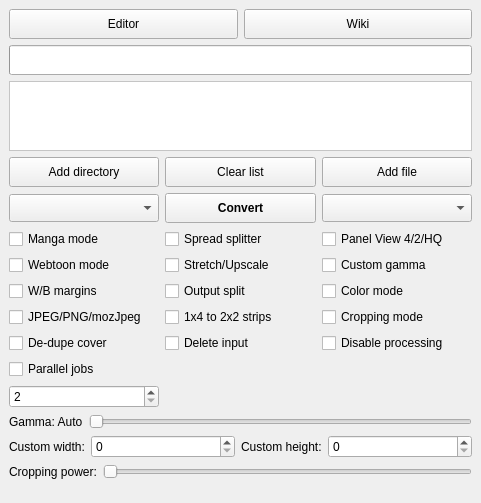
<?xml version="1.0" encoding="UTF-8"?>
<ui version="4.0">
 <class>mainWindow</class>
 <widget class="QMainWindow" name="mainWindow">
  <property name="geometry">
   <rect>
    <x>0</x>
    <y>0</y>
    <width>481</width>
    <height>400</height>
   </rect>
  </property>
  <property name="windowTitle">
   <string>Kindle Comic Converter</string>
  </property>
  <property name="windowIcon">
   <iconset resource="KCC.qrc">
    <normaloff>:/Icon/icons/comic2ebook.png</normaloff>:/Icon/icons/comic2ebook.png</iconset>
  </property>
  <widget class="QWidget" name="centralWidget">
   <layout class="QGridLayout" name="gridLayout">
    <property name="bottomMargin">
     <number>5</number>
    </property>
    <item row="5" column="0" colspan="2">
     <widget class="QWidget" name="optionWidget" native="true">
      <layout class="QGridLayout" name="gridLayout_2">
       <property name="leftMargin">
        <number>0</number>
       </property>
       <property name="topMargin">
        <number>0</number>
       </property>
       <property name="rightMargin">
        <number>0</number>
       </property>
       <property name="bottomMargin">
        <number>0</number>
       </property>
       <item row="0" column="2">
        <widget class="QCheckBox" name="qualityBox">
         <property name="toolTip">
          <string>&lt;html&gt;&lt;head/&gt;&lt;body&gt;&lt;p style='white-space:pre'&gt;&lt;span style=&quot; font-weight:600; text-decoration: underline;&quot;&gt;Unchecked - 4 panels&lt;br/&gt;&lt;/span&gt;Zoom each corner separately.&lt;/p&gt;&lt;p style='white-space:pre'&gt;&lt;span style=&quot; font-weight:600; text-decoration: underline;&quot;&gt;Indeterminate - 2 panels&lt;br/&gt;&lt;/span&gt;Zoom only the top and bottom of the page.&lt;/p&gt;&lt;p&gt;&lt;span style=&quot; font-weight:600; text-decoration: underline;&quot;&gt;Checked - 4 high-quality panels&lt;br/&gt;&lt;/span&gt;Zoom each corner separately. Try to increase the quality of magnification. Check wiki for more details.&lt;/p&gt;&lt;/body&gt;&lt;/html&gt;</string>
         </property>
         <property name="text">
          <string>Panel View 4/2/HQ</string>
         </property>
         <property name="tristate">
          <bool>true</bool>
         </property>
        </widget>
       </item>
       <item row="4" column="1">
        <widget class="QCheckBox" name="deleteBox">
         <property name="toolTip">
          <string>Delete input file(s) or directory. It's not recoverable!</string>
         </property>
         <property name="text">
          <string>Delete input</string>
         </property>
        </widget>
       </item>
       <item row="3" column="1">
        <widget class="QCheckBox" name="maximizeStrips">
         <property name="toolTip">
          <string>&lt;html&gt;&lt;head/&gt;&lt;body&gt;&lt;p&gt;&lt;span style=&quot; font-weight:600; text-decoration: underline;&quot;&gt;Unchecked - 1x4&lt;br/&gt;&lt;/span&gt;Keep format 1x4 panels strips.&lt;/p&gt;&lt;p&gt;&lt;span style=&quot; font-weight:600; text-decoration: underline;&quot;&gt;Checked - 2x2&lt;br/&gt;&lt;/span&gt;Turn 1x4 strips to 2x2 to maximize screen usage.&lt;/p&gt;&lt;/body&gt;&lt;/html&gt;</string>
         </property>
         <property name="text">
          <string>1x4 to 2x2 strips</string>
         </property>
        </widget>
       </item>
       <item row="1" column="2">
        <widget class="QCheckBox" name="gammaBox">
         <property name="toolTip">
          <string>&lt;html&gt;&lt;head/&gt;&lt;body&gt;&lt;p style='white-space:pre'&gt;Disable automatic gamma correction.&lt;/p&gt;&lt;/body&gt;&lt;/html&gt;</string>
         </property>
         <property name="text">
          <string>Custom gamma</string>
         </property>
        </widget>
       </item>
       <item row="2" column="0">
        <widget class="QCheckBox" name="borderBox">
         <property name="toolTip">
          <string>&lt;html&gt;&lt;head/&gt;&lt;body&gt;&lt;p&gt;&lt;span style=&quot; font-weight:600; text-decoration: underline;&quot;&gt;Unchecked - Autodetection&lt;br/&gt;&lt;/span&gt;The color of margins fill will be detected automatically.&lt;/p&gt;&lt;p&gt;&lt;span style=&quot; font-weight:600; text-decoration: underline;&quot;&gt;Indeterminate - White&lt;br/&gt;&lt;/span&gt;Margins will be filled with white color.&lt;/p&gt;&lt;p&gt;&lt;span style=&quot; font-weight:600; text-decoration: underline;&quot;&gt;Checked - Black&lt;br/&gt;&lt;/span&gt;Margins will be filled with black color.&lt;/p&gt;&lt;/body&gt;&lt;/html&gt;</string>
         </property>
         <property name="text">
          <string>W/B margins</string>
         </property>
         <property name="tristate">
          <bool>true</bool>
         </property>
        </widget>
       </item>
       <item row="1" column="0">
        <widget class="QCheckBox" name="webtoonBox">
         <property name="toolTip">
          <string>&lt;html&gt;&lt;head/&gt;&lt;body&gt;&lt;p style='white-space:pre'&gt;Enable special parsing mode for Korean Webtoons.&lt;/p&gt;&lt;/body&gt;&lt;/html&gt;</string>
         </property>
         <property name="text">
          <string>Webtoon mode</string>
         </property>
        </widget>
       </item>
       <item row="1" column="1">
        <widget class="QCheckBox" name="upscaleBox">
         <property name="toolTip">
          <string>&lt;html&gt;&lt;head/&gt;&lt;body&gt;&lt;p&gt;&lt;span style=&quot; font-weight:600; text-decoration: underline;&quot;&gt;Unchecked - Nothing&lt;br/&gt;&lt;/span&gt;Images smaller than device resolution will not be resized.&lt;/p&gt;&lt;p&gt;&lt;span style=&quot; font-weight:600; text-decoration: underline;&quot;&gt;Indeterminate - Stretching&lt;br/&gt;&lt;/span&gt;Images smaller than device resolution will be resized. Aspect ratio will be not preserved.&lt;/p&gt;&lt;p&gt;&lt;span style=&quot; font-weight:600; text-decoration: underline;&quot;&gt;Checked - Upscaling&lt;br/&gt;&lt;/span&gt;Images smaller than device resolution will be resized. Aspect ratio will be preserved.&lt;/p&gt;&lt;/body&gt;&lt;/html&gt;</string>
         </property>
         <property name="text">
          <string>Stretch/Upscale</string>
         </property>
         <property name="tristate">
          <bool>true</bool>
         </property>
        </widget>
       </item>
       <item row="0" column="0">
        <widget class="QCheckBox" name="mangaBox">
         <property name="toolTip">
          <string>&lt;html&gt;&lt;head/&gt;&lt;body&gt;&lt;p style='white-space:pre'&gt;Enable right-to-left reading.&lt;/p&gt;&lt;/body&gt;&lt;/html&gt;</string>
         </property>
         <property name="text">
          <string>Manga mode</string>
         </property>
        </widget>
       </item>
       <item row="0" column="1">
        <widget class="QCheckBox" name="rotateBox">
         <property name="toolTip">
          <string>&lt;html&gt;&lt;head/&gt;&lt;body&gt;&lt;p&gt;&lt;span style=&quot; font-weight:600; text-decoration: underline;&quot;&gt;Unchecked - Split&lt;br/&gt;&lt;/span&gt;Double page spreads will be cut into two separate pages.&lt;/p&gt;&lt;p&gt;&lt;span style=&quot; font-weight:600; text-decoration: underline;&quot;&gt;Indeterminate - Rotate and split&lt;br/&gt;&lt;/span&gt;Double page spreads will be displayed twice. First rotated and then split. &lt;/p&gt;&lt;p&gt;&lt;span style=&quot; font-weight:600; text-decoration: underline;&quot;&gt;Checked - Rotate&lt;br/&gt;&lt;/span&gt;Double page spreads will be rotated.&lt;/p&gt;&lt;/body&gt;&lt;/html&gt;</string>
         </property>
         <property name="text">
          <string>Spread splitter</string>
         </property>
         <property name="tristate">
          <bool>true</bool>
         </property>
        </widget>
       </item>
       <item row="3" column="2">
        <widget class="QCheckBox" name="croppingBox">
         <property name="toolTip">
          <string>&lt;html&gt;&lt;head/&gt;&lt;body&gt;&lt;p&gt;&lt;span style=&quot; font-weight:600; text-decoration: underline;&quot;&gt;Unchecked - Disabled&lt;/span&gt;&lt;/p&gt;&lt;p&gt;Disabled&lt;/p&gt;&lt;p&gt;&lt;span style=&quot; font-weight:600; text-decoration: underline;&quot;&gt;Indeterminate - Margins&lt;br/&gt;&lt;/span&gt;Margins&lt;/p&gt;&lt;p&gt;&lt;span style=&quot; font-weight:600; text-decoration: underline;&quot;&gt;Checked - Margins + page numbers&lt;br/&gt;&lt;/span&gt;Margins +page numbers&lt;/p&gt;&lt;/body&gt;&lt;/html&gt;</string>
         </property>
         <property name="text">
          <string>Cropping mode</string>
         </property>
         <property name="tristate">
          <bool>true</bool>
         </property>
        </widget>
       </item>
       <item row="2" column="1">
        <widget class="QCheckBox" name="outputSplit">
         <property name="toolTip">
          <string>&lt;html&gt;&lt;head/&gt;&lt;body&gt;&lt;p style='white-space:pre'&gt;&lt;span style=&quot; font-weight:600; text-decoration: underline;&quot;&gt;Unchecked - Automatic mode&lt;br/&gt;&lt;/span&gt;The output will be split automatically.&lt;/p&gt;&lt;p style='white-space:pre'&gt;&lt;span style=&quot; font-weight:600; text-decoration: underline;&quot;&gt;Checked - Volume mode&lt;br/&gt;&lt;/span&gt;Every subdirectory will be considered as a separate volume.&lt;/p&gt;&lt;/body&gt;&lt;/html&gt;</string>
         </property>
         <property name="text">
          <string>Output split</string>
         </property>
        </widget>
       </item>
       <item row="3" column="0">
        <widget class="QCheckBox" name="mozJpegBox">
         <property name="toolTip">
          <string>&lt;html&gt;&lt;head/&gt;&lt;body&gt;&lt;p&gt;&lt;span style=&quot; font-weight:600; text-decoration: underline;&quot;&gt;Unchecked - JPEG&lt;br/&gt;&lt;/span&gt;Use JPEG files&lt;/p&gt;&lt;p&gt;&lt;span style=&quot; font-weight:600; text-decoration: underline;&quot;&gt;Indeterminate - force PNG&lt;br/&gt;&lt;/span&gt;Create PNG files instead JPEG&lt;/p&gt;&lt;p&gt;&lt;span style=&quot; font-weight:600; text-decoration: underline;&quot;&gt;Checked - mozJpeg&lt;br/&gt;&lt;/span&gt;10-20% smaller JPEG file, with the same image quality, but processing time multiplied by 2&lt;/p&gt;&lt;/body&gt;&lt;/html&gt;</string>
         </property>
         <property name="text">
          <string>JPEG/PNG/mozJpeg</string>
         </property>
         <property name="tristate">
          <bool>true</bool>
         </property>
        </widget>
       </item>
       <item row="2" column="2">
        <widget class="QCheckBox" name="colorBox">
         <property name="toolTip">
          <string>&lt;html&gt;&lt;head/&gt;&lt;body&gt;&lt;p style='white-space:pre'&gt;Disable conversion to grayscale.&lt;/p&gt;&lt;/body&gt;&lt;/html&gt;</string>
         </property>
         <property name="text">
          <string>Color mode</string>
         </property>
        </widget>
       </item>
       <item row="4" column="2">
        <widget class="QCheckBox" name="disableProcessingBox">
         <property name="toolTip">
          <string>&lt;html&gt;&lt;head/&gt;&lt;body&gt;&lt;pre style=&quot; margin-top:12px; margin-bottom:12px; margin-left:0px; margin-right:0px; -qt-block-indent:0; text-indent:0px;&quot;&gt;Do not process any image, ignore profile and processing options&lt;/pre&gt;&lt;/body&gt;&lt;/html&gt;</string>
         </property>
         <property name="text">
          <string>Disable processing</string>
         </property>
        </widget>
       </item>
       <item row="4" column="0">
        <widget class="QCheckBox" name="dedupeCoverBox">
         <property name="toolTip">
          <string>&lt;html&gt;&lt;head/&gt;&lt;body&gt;&lt;p&gt;Don't duplicate the first page as the cover. Useful for 2 page spread alignment.&lt;/p&gt;&lt;/body&gt;&lt;/html&gt;</string>
         </property>
         <property name="text">
          <string>De-dupe cover</string>
         </property>
        </widget>
       </item>
       <item row="5" column="0">
        <widget class="QCheckBox" name="parallelBox">
         <property name="toolTip">
          <string>&lt;html&gt;&lt;head/&gt;&lt;body&gt;&lt;p&gt;Process multiple files concurrently.&lt;/p&gt;&lt;/body&gt;&lt;/html&gt;</string>
         </property>
         <property name="text">
          <string>Parallel jobs</string>
         </property>
        </widget>
       </item>
       <item row="6" column="0">
        <widget class="QSpinBox" name="parallelTasksBox">
         <property name="toolTip">
          <string>&lt;html&gt;&lt;head/&gt;&lt;body&gt;&lt;p&gt;Number of files to process concurrently.&lt;/p&gt;&lt;/body&gt;&lt;/html&gt;</string>
         </property>
         <property name="minimum">
          <number>2</number>
         </property>
         <property name="maximum">
          <number>10</number>
         </property>
        </widget>
       </item>
      </layout>
     </widget>
    </item>
    <item row="6" column="0" colspan="2">
     <widget class="QWidget" name="gammaWidget" native="true">
      <property name="visible">
       <bool>false</bool>
      </property>
      <layout class="QHBoxLayout" name="horizontalLayout_2">
       <property name="leftMargin">
        <number>0</number>
       </property>
       <property name="topMargin">
        <number>0</number>
       </property>
       <property name="rightMargin">
        <number>0</number>
       </property>
       <property name="bottomMargin">
        <number>0</number>
       </property>
       <item>
        <widget class="QLabel" name="gammaLabel">
         <property name="text">
          <string>Gamma: Auto</string>
         </property>
        </widget>
       </item>
       <item>
        <widget class="QSlider" name="gammaSlider">
         <property name="maximum">
          <number>250</number>
         </property>
         <property name="singleStep">
          <number>5</number>
         </property>
         <property name="orientation">
          <enum>Qt::Orientation::Horizontal</enum>
         </property>
        </widget>
       </item>
      </layout>
     </widget>
    </item>
    <item row="8" column="0" colspan="2">
     <widget class="QWidget" name="croppingWidget" native="true">
      <property name="visible">
       <bool>false</bool>
      </property>
      <layout class="QHBoxLayout" name="horizontalLayout_3">
       <property name="leftMargin">
        <number>0</number>
       </property>
       <property name="topMargin">
        <number>0</number>
       </property>
       <property name="rightMargin">
        <number>0</number>
       </property>
       <property name="bottomMargin">
        <number>0</number>
       </property>
       <item>
        <widget class="QLabel" name="croppingPowerLabel">
         <property name="text">
          <string>Cropping power:</string>
         </property>
        </widget>
       </item>
       <item>
        <widget class="QSlider" name="croppingPowerSlider">
         <property name="maximum">
          <number>300</number>
         </property>
         <property name="singleStep">
          <number>1</number>
         </property>
         <property name="orientation">
          <enum>Qt::Orientation::Horizontal</enum>
         </property>
        </widget>
       </item>
      </layout>
     </widget>
    </item>
    <item row="3" column="0" colspan="2">
     <widget class="QWidget" name="buttonWidget" native="true">
      <property name="sizePolicy">
       <sizepolicy hsizetype="Preferred" vsizetype="Fixed">
        <horstretch>0</horstretch>
        <verstretch>0</verstretch>
       </sizepolicy>
      </property>
      <layout class="QGridLayout" name="gridLayout_4">
       <property name="leftMargin">
        <number>0</number>
       </property>
       <property name="topMargin">
        <number>0</number>
       </property>
       <property name="rightMargin">
        <number>0</number>
       </property>
       <property name="bottomMargin">
        <number>0</number>
       </property>
       <item row="0" column="0">
        <widget class="QPushButton" name="directoryButton">
         <property name="minimumSize">
          <size>
           <width>0</width>
           <height>30</height>
          </size>
         </property>
         <property name="toolTip">
          <string>&lt;html&gt;&lt;head/&gt;&lt;body&gt;&lt;p style='white-space:pre'&gt;Add directory containing JPG, PNG or GIF files to queue.&lt;br/&gt;&lt;span style=&quot; font-weight:600;&quot;&gt;CBR, CBZ and CB7 files inside will not be processed!&lt;/span&gt;&lt;/p&gt;&lt;/body&gt;&lt;/html&gt;</string>
         </property>
         <property name="text">
          <string>Add directory</string>
         </property>
         <property name="icon">
          <iconset resource="KCC.qrc">
           <normaloff>:/Other/icons/folder_new.png</normaloff>:/Other/icons/folder_new.png</iconset>
         </property>
        </widget>
       </item>
       <item row="0" column="3">
        <widget class="QPushButton" name="fileButton">
         <property name="minimumSize">
          <size>
           <width>0</width>
           <height>30</height>
          </size>
         </property>
         <property name="toolTip">
          <string>&lt;html&gt;&lt;head/&gt;&lt;body&gt;&lt;p style='white-space:pre'&gt;Add CBR, CBZ, CB7 or PDF file to queue.&lt;/p&gt;&lt;/body&gt;&lt;/html&gt;</string>
         </property>
         <property name="text">
          <string>Add file</string>
         </property>
         <property name="icon">
          <iconset resource="KCC.qrc">
           <normaloff>:/Other/icons/document_new.png</normaloff>:/Other/icons/document_new.png</iconset>
         </property>
        </widget>
       </item>
       <item row="1" column="0">
        <widget class="QComboBox" name="deviceBox">
         <property name="minimumSize">
          <size>
           <width>0</width>
           <height>28</height>
          </size>
         </property>
         <property name="toolTip">
          <string>&lt;html&gt;&lt;head/&gt;&lt;body&gt;&lt;p style='white-space:pre'&gt;Target device.&lt;/p&gt;&lt;/body&gt;&lt;/html&gt;</string>
         </property>
        </widget>
       </item>
       <item row="1" column="3">
        <widget class="QComboBox" name="formatBox">
         <property name="minimumSize">
          <size>
           <width>0</width>
           <height>28</height>
          </size>
         </property>
         <property name="toolTip">
          <string>&lt;html&gt;&lt;head/&gt;&lt;body&gt;&lt;p style='white-space:pre'&gt;Output format.&lt;/p&gt;&lt;/body&gt;&lt;/html&gt;</string>
         </property>
        </widget>
       </item>
       <item row="1" column="2">
        <widget class="QPushButton" name="convertButton">
         <property name="minimumSize">
          <size>
           <width>0</width>
           <height>30</height>
          </size>
         </property>
         <property name="font">
          <font>
           <bold>true</bold>
          </font>
         </property>
         <property name="toolTip">
          <string>&lt;html&gt;&lt;head/&gt;&lt;body&gt;&lt;p style='white-space:pre'&gt;Shift+Click to select the output directory.&lt;/p&gt;&lt;/body&gt;&lt;/html&gt;</string>
         </property>
         <property name="text">
          <string>Convert</string>
         </property>
         <property name="icon">
          <iconset resource="KCC.qrc">
           <normaloff>:/Other/icons/convert.png</normaloff>:/Other/icons/convert.png</iconset>
         </property>
        </widget>
       </item>
       <item row="0" column="2">
        <widget class="QPushButton" name="clearButton">
         <property name="minimumSize">
          <size>
           <width>0</width>
           <height>30</height>
          </size>
         </property>
         <property name="text">
          <string>Clear list</string>
         </property>
         <property name="icon">
          <iconset resource="KCC.qrc">
           <normaloff>:/Other/icons/clear.png</normaloff>:/Other/icons/clear.png</iconset>
         </property>
        </widget>
       </item>
      </layout>
      <zorder>directoryButton</zorder>
      <zorder>clearButton</zorder>
      <zorder>fileButton</zorder>
      <zorder>deviceBox</zorder>
      <zorder>convertButton</zorder>
      <zorder>formatBox</zorder>
     </widget>
    </item>
    <item row="0" column="0" colspan="2">
     <widget class="QWidget" name="toolWidget" native="true">
      <layout class="QHBoxLayout" name="horizontalLayout">
       <property name="leftMargin">
        <number>0</number>
       </property>
       <property name="topMargin">
        <number>0</number>
       </property>
       <property name="rightMargin">
        <number>0</number>
       </property>
       <property name="bottomMargin">
        <number>0</number>
       </property>
       <item>
        <widget class="QPushButton" name="editorButton">
         <property name="minimumSize">
          <size>
           <width>0</width>
           <height>30</height>
          </size>
         </property>
         <property name="toolTip">
          <string>&lt;html&gt;&lt;head/&gt;&lt;body&gt;&lt;p style='white-space:pre'&gt;Shift+Click to edit directory.&lt;/p&gt;&lt;/body&gt;&lt;/html&gt;</string>
         </property>
         <property name="text">
          <string>Editor</string>
         </property>
         <property name="icon">
          <iconset resource="KCC.qrc">
           <normaloff>:/Other/icons/editor.png</normaloff>:/Other/icons/editor.png</iconset>
         </property>
        </widget>
       </item>
       <item>
        <widget class="QPushButton" name="wikiButton">
         <property name="minimumSize">
          <size>
           <width>0</width>
           <height>30</height>
          </size>
         </property>
         <property name="text">
          <string>Wiki</string>
         </property>
         <property name="icon">
          <iconset resource="KCC.qrc">
           <normaloff>:/Other/icons/wiki.png</normaloff>:/Other/icons/wiki.png</iconset>
         </property>
        </widget>
       </item>
      </layout>
     </widget>
    </item>
    <item row="2" column="0" colspan="2">
     <widget class="QListWidget" name="jobList">
      <property name="styleSheet">
       <string notr="true">QListWidget#jobList {background:#ffffff;background-image:url(:/Other/icons/list_background.png);background-position:center center;background-repeat:no-repeat;color:rgb(0,0,0);}</string>
      </property>
      <property name="selectionMode">
       <enum>QAbstractItemView::SelectionMode::NoSelection</enum>
      </property>
      <property name="verticalScrollMode">
       <enum>QAbstractItemView::ScrollMode::ScrollPerPixel</enum>
      </property>
      <property name="horizontalScrollMode">
       <enum>QAbstractItemView::ScrollMode::ScrollPerPixel</enum>
      </property>
     </widget>
    </item>
    <item row="1" column="0" colspan="2">
     <widget class="QProgressBar" name="progressBar">
      <property name="minimumSize">
       <size>
        <width>0</width>
        <height>30</height>
       </size>
      </property>
      <property name="font">
       <font>
        <bold>true</bold>
       </font>
      </property>
      <property name="visible">
       <bool>false</bool>
      </property>
      <property name="alignment">
       <set>Qt::AlignmentFlag::AlignJustify|Qt::AlignmentFlag::AlignVCenter</set>
      </property>
     </widget>
    </item>
    <item row="7" column="0" colspan="2">
     <widget class="QWidget" name="customWidget" native="true">
      <property name="visible">
       <bool>false</bool>
      </property>
      <layout class="QGridLayout" name="gridLayout_3">
       <property name="leftMargin">
        <number>0</number>
       </property>
       <property name="topMargin">
        <number>0</number>
       </property>
       <property name="rightMargin">
        <number>0</number>
       </property>
       <property name="bottomMargin">
        <number>0</number>
       </property>
       <item row="0" column="2">
        <widget class="QLabel" name="hLabel">
         <property name="sizePolicy">
          <sizepolicy hsizetype="Fixed" vsizetype="Preferred">
           <horstretch>0</horstretch>
           <verstretch>0</verstretch>
          </sizepolicy>
         </property>
         <property name="toolTip">
          <string>&lt;html&gt;&lt;head/&gt;&lt;body&gt;&lt;p style='white-space:pre'&gt;Resolution of the target device.&lt;/p&gt;&lt;/body&gt;&lt;/html&gt;</string>
         </property>
         <property name="text">
          <string>Custom height:</string>
         </property>
        </widget>
       </item>
       <item row="0" column="1">
        <widget class="QSpinBox" name="widthBox">
         <property name="toolTip">
          <string>&lt;html&gt;&lt;head/&gt;&lt;body&gt;&lt;p style='white-space:pre'&gt;Resolution of the target device.&lt;/p&gt;&lt;/body&gt;&lt;/html&gt;</string>
         </property>
         <property name="maximum">
          <number>2160</number>
         </property>
        </widget>
       </item>
       <item row="0" column="0">
        <widget class="QLabel" name="wLabel">
         <property name="sizePolicy">
          <sizepolicy hsizetype="Fixed" vsizetype="Preferred">
           <horstretch>0</horstretch>
           <verstretch>0</verstretch>
          </sizepolicy>
         </property>
         <property name="toolTip">
          <string>&lt;html&gt;&lt;head/&gt;&lt;body&gt;&lt;p style='white-space:pre'&gt;Resolution of the target device.&lt;/p&gt;&lt;/body&gt;&lt;/html&gt;</string>
         </property>
         <property name="text">
          <string>Custom width:</string>
         </property>
        </widget>
       </item>
       <item row="0" column="3">
        <widget class="QSpinBox" name="heightBox">
         <property name="toolTip">
          <string>&lt;html&gt;&lt;head/&gt;&lt;body&gt;&lt;p style='white-space:pre'&gt;Resolution of the target device.&lt;/p&gt;&lt;/body&gt;&lt;/html&gt;</string>
         </property>
         <property name="maximum">
          <number>3840</number>
         </property>
        </widget>
       </item>
      </layout>
     </widget>
    </item>
   </layout>
  </widget>
  <widget class="QStatusBar" name="statusBar">
   <property name="sizeGripEnabled">
    <bool>false</bool>
   </property>
  </widget>
 </widget>
 <tabstops>
  <tabstop>convertButton</tabstop>
  <tabstop>clearButton</tabstop>
  <tabstop>directoryButton</tabstop>
  <tabstop>fileButton</tabstop>
  <tabstop>deviceBox</tabstop>
  <tabstop>formatBox</tabstop>
  <tabstop>mangaBox</tabstop>
  <tabstop>rotateBox</tabstop>
  <tabstop>qualityBox</tabstop>
  <tabstop>webtoonBox</tabstop>
  <tabstop>upscaleBox</tabstop>
  <tabstop>gammaBox</tabstop>
  <tabstop>borderBox</tabstop>
  <tabstop>outputSplit</tabstop>
  <tabstop>colorBox</tabstop>
  <tabstop>croppingBox</tabstop>
  <tabstop>mozJpegBox</tabstop>
  <tabstop>maximizeStrips</tabstop>
  <tabstop>deleteBox</tabstop>
  <tabstop>disableProcessingBox</tabstop>
  <tabstop>editorButton</tabstop>
  <tabstop>wikiButton</tabstop>
  <tabstop>jobList</tabstop>
  <tabstop>gammaSlider</tabstop>
  <tabstop>widthBox</tabstop>
  <tabstop>heightBox</tabstop>
  <tabstop>croppingPowerSlider</tabstop>
 </tabstops>
 <resources>
  <include location="KCC.qrc"/>
 </resources>
 <connections/>
</ui>
